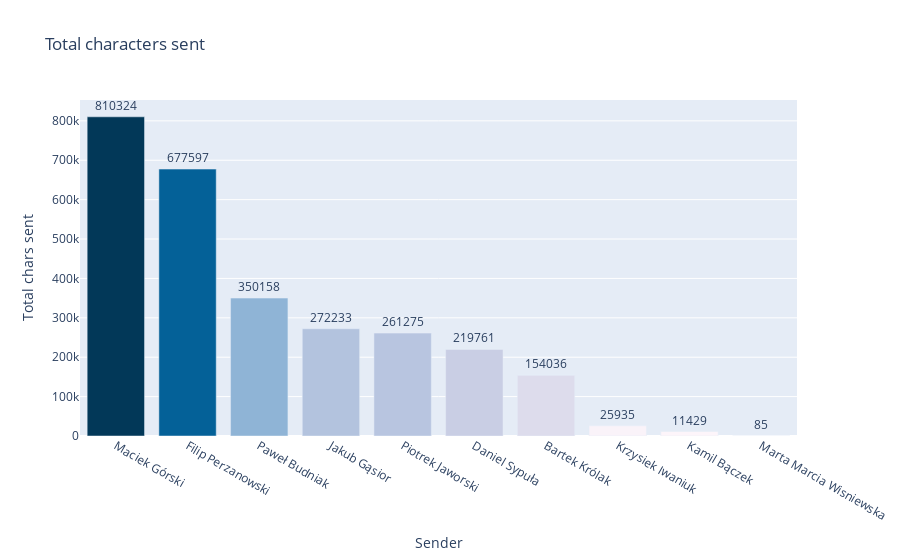

Notebook code cell kept with this figure:
### Code cell
col = 'Total chars sent'
df2 = msg_stats.sort_values(by = col, ascending = False)
f = px.bar(df2, y = col, x = df2.index, labels = {'x': 'Sender'}, color = col, text = col,
           title = 'Total characters sent', color_continuous_scale = px.colors.sequential.PuBu)
f.update_traces(textposition = 'outside')
f.update(layout_coloraxis_showscale=False)
f

### Figure 1 — Plotly figure (JSON) as saved in the notebook; plotly's stock layout.template omitted (floating-point values rounded to 4 significant figures)
{"data": [{"alignmentgroup": "True", "hoverlabel": {"namelength": 0}, "hovertemplate": "Sender=%{x}<br>Total chars sent=%{marker.color}", "legendgroup": "", "marker": {"color": [810324, 677597, 350158, 272233, 261275, 219761, 154036, 25935, 11429, 85], "coloraxis": "coloraxis"}, "name": "", "offsetgroup": "", "orientation": "v", "showlegend": false, "text": [810324, 677597, 350158, 272233, 261275, 219761, 154036, 25935, 11429, 85], "textposition": "outside", "type": "bar", "x": ["Maciek Górski", "Filip Perzanowski", "Paweł Budniak", "Jakub Gąsior", "Piotrek Jaworski", "Daniel Sypuła", "Bartek Królak", "Krzysiek Iwaniuk", "Kamil Bączek", "Marta Marcia Wisniewska"], "xaxis": "x", "y": [810324, 677597, 350158, 272233, 261275, 219761, 154036, 25935, 11429, 85], "yaxis": "y"}], "layout": {"barmode": "relative", "coloraxis": {"colorbar": {"title": {"text": "Total chars sent"}}, "colorscale": [[0, "rgb(255,247,251)"], [0.125, "rgb(236,231,242)"], [0.25, "rgb(208,209,230)"], [0.375, "rgb(166,189,219)"], [0.5, "rgb(116,169,207)"], [0.625, "rgb(54,144,192)"], [0.75, "rgb(5,112,176)"], [0.875, "rgb(4,90,141)"], [1, "rgb(2,56,88)"]], "showscale": false}, "legend": {"tracegroupgap": 0}, "title": {"text": "Total characters sent"}, "xaxis": {"anchor": "y", "domain": [0, 1], "title": {"text": "Sender"}}, "yaxis": {"anchor": "x", "domain": [0, 1], "title": {"text": "Total chars sent"}}}}
